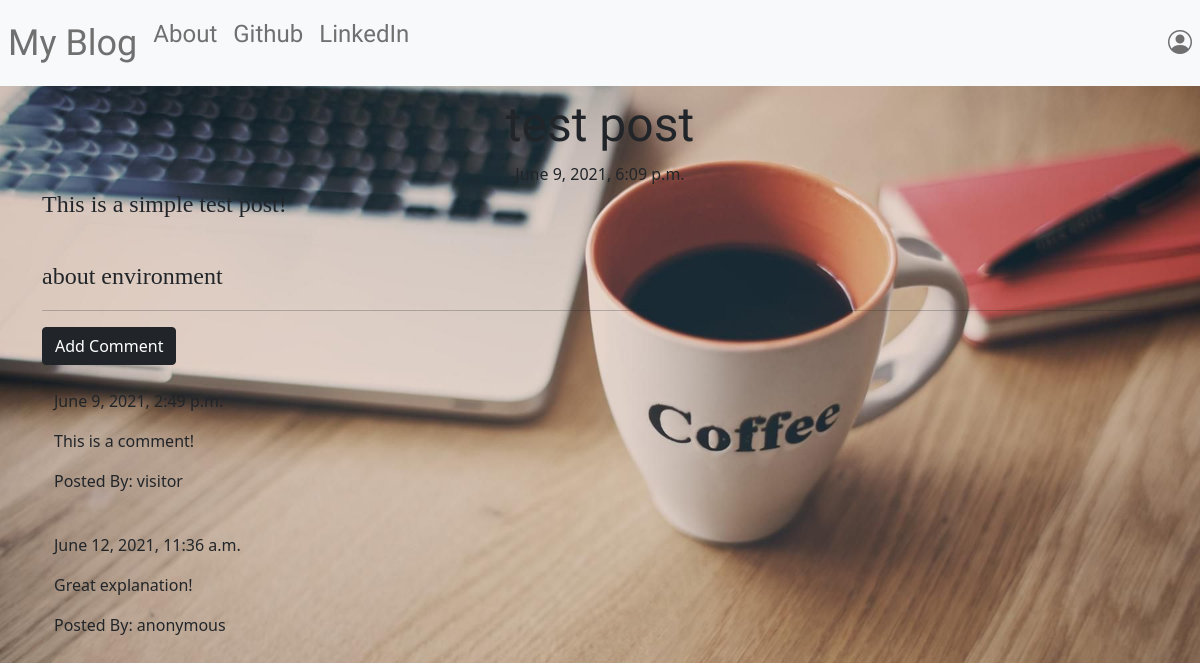
/post/1, run on the app's committed database.
### blog_app/models.py (models this page shows, shortened)
class Post(models.Model):
    author = models.ForeignKey('auth.User', on_delete=models.CASCADE)
    title = models.CharField(max_length=200)
    text = models.TextField()
    created_date = models.DateTimeField(default=timezone.now)
    published_date = models.DateTimeField(blank=True,null=True)

class Comment(models.Model):
    post = models.ForeignKey('Post',related_name='comments', on_delete=models.CASCADE)
    author = models.CharField(max_length=200)
    text = models.TextField()
    created_date = models.DateTimeField(default=timezone.now)
    approved_comment = models.BooleanField(default=False)

### blog_app/views.py (the view)
# urls.py: url(r'^post/(?P<pk>\d+)$',views.PostDetailView.as_view(),name='post_detail'),
class PostDetailView(DetailView):
    model = Post

### blog_app/templates/blog_app/post_detail.html (shortened to what this page needs)
{% extends "blog_app/base.html" %}
{% block content %}
    <h1 class="posttitle loader">{{post.title}}</h1>
    {% if post.published_date %}
        <div class="date postdate">
            {{ post.published_date }}
        </div>
    {% else %}
    <a class="btn btn-dark" href="{% url 'post_publish' pk=post.pk %}">Publish</a>
    {% endif %}
    <p class="postcontent">{{ post.text|safe|linebreaksbr}}</p>
    <hr>
    <a class="btn btn-dark" href="{% url 'add_comment_to_post' pk=post.pk %}">Add Comment</a>
    <div class="container">
        {% for comment in post.comments.all %}
        <br>
            {% if user.is_authenticated or comment.approved_comment %}
                {{comment.created_date}}
                <p>{{comment.text|safe|linebreaks}}</p>
                <p>Posted By: {{comment.author|safe}}</p>
            {% endif %}
            {% empty %}
            <p>No Comments!</p>
        {% endfor %}
    </div>
{% endblock %}

### blog_app/templates/blog_app/base.html (shortened to what this page needs)
<!DOCTYPE html>
{% load static %}
<html>
<head>
    <link href="https://cdn.jsdelivr.net/npm/bootstrap@5.0.1/dist/css/bootstrap.min.css" rel="stylesheet">
    <link rel="stylesheet" href="https://cdn.jsdelivr.net/npm/bootstrap-icons@1.3.0/font/bootstrap-icons.css">
    <link rel="stylesheet" href="//cdn.jsdelivr.net/npm/medium-editor@latest/dist/css/medium-editor.min.css" type="text/css" media="screen" charset="utf-8">
    <link rel="stylesheet" href="{% static 'css/blog_app.css'%}">
</head>
<body class="loader test">
    <nav class="navbar navbar-expand-lg navbar-light bg-light techfont">
        <div class="collapse navbar-collapse" id="navbarNav">
          <ul class="navbar-nav">
            <li class="nav-item active">
              <a class="nav-link bigbrand" href="{% url 'post_list' %}">My Blog </a>
            </li>
            <li class="nav-item">
              <a class="nav-link" href="{% url 'about' %}">About</a>
            </li>
            <li class="nav-item">
              <a class="nav-link" href="https://www.github.com">Github</a>
            </li>
            <li class="nav-item">
              <a class="nav-link" href="https://www.linkedin.com">LinkedIn</a>
            </li>
          </ul>
          <ul class="navbar-nav ms-auto">
            {% if user.is_authenticated %}
              <li class="nav-item">
                <a href="{% url 'post_new' %}">New Post </a>
              </li>
              <li class="nav-item">
                <a href="{% url 'post_draft_list' %}">Drafts </a>
              </li>
              <li class="nav-item">
                <a href="{% url 'logout' %}">Logout </a>
              </li>
              <li class="nav-item">
                <a>Welcome: {{user.username}}</a>
              </li>
             {% else %}
               <li class="nav-item"><a class="nav navbar-nav navbar-right nav-link" href="{% url 'login' %}"><i class="bi bi-person-circle"></i></a></li>
            {% endif %}
          </ul>
        </div>
      </nav>
    <div class="content container">
          <div class="blog_posts">
            {% block content %}{% endblock %}
          </div>
    </div>
</body>
</html>

### blog_app/static/css/blog_app.css (style rules this page uses)
.techfont { font-family: 'Lemon', cursive; font-size: 1.5em; margin-bottom: 10px; }
.bigbrand { font-size: 1.5em; }
.postdate { text-align: center; }
.posttitle { font-family: 'Lemon', cursive; font-size: 3em; text-align: center; }
.postcontent { font-family: 'Montserrat'; font-size: 1.5em; }
.loader { filter: hue-rotate(0deg); color: linear-gradient(45deg, #0f8,#08f); animation:hue 10000ms infinite linear; }
.test { background-image: url('../css/blog_image.jpg'); background-repeat: no-repeat; background-attachment: fixed; background-size: cover; }

### data on the page
Post: title "test post", published_date "June 9, 2021, 6:09 p.m.", text "This is a simple test post! about environment"
Comment: created_date "June 9, 2021, 2:49 p.m.", text "This is a comment!", author "visitor"
Comment: created_date "June 12, 2021, 11:36 a.m.", text "Great explanation!", author "anonymous"
